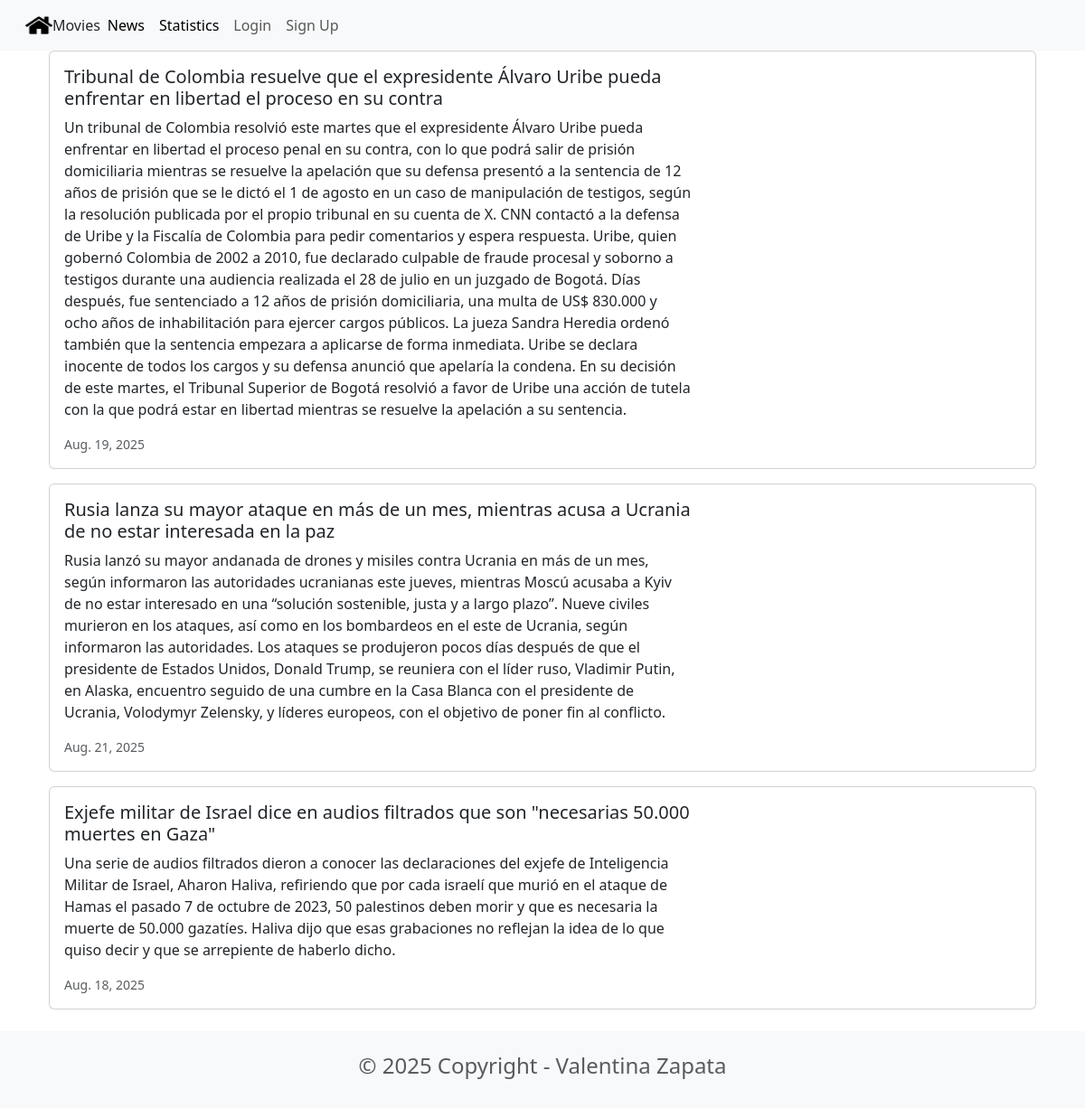
Page /news/ on the committed database.
### news/models.py (models this page shows, shortened)
class News(models.Model):
    headline = models.CharField(max_length=200)
    body = models.TextField()
    date = models.DateField()

### news/views.py (the view)
# urls.py: path('news/', include('news.urls')),
def news(request):
    newss = News.objects.all().order_by('-headline')
    return render(request, 'news.html', {'newss': newss})

### movie/templates/news.html
{% extends 'base.html' %}
{% block content %}
<div class="container">
    {%for news in newss %}
        <div class="card mb-3">
            <div class="row g-0">
                <div class="col-md-8">
                    <div class="card-body">
                        <h5 class="card-title">{{ news.headline }}</h5>
                        <p class="card-text">{{ news.body }}</p>
                        <p class="card-text"><small class="text-body-secondary">{{ news.date }}</small></p>
                    </div>
                </div>
            </div>
        </div>
    {% endfor %}
</div>
{% endblock content %}

### rows in the picture
News: headline "Tribunal de Colombia resuelve que el expresidente Álvaro Uribe pueda enfrentar en libertad el proceso en su contra", body "Un tribunal de Colombia resolvió este martes que el expresidente Álvaro Uribe pueda enfrentar en libertad el proceso penal en su contra, con lo que podrá salir de prisión domiciliaria mientras se resuelve la apelación que su defensa presentó a la sentencia de 12 años de prisión que se le dictó el 1 de agosto en un caso de manipulación de testigos, según la resolución publicada por el propio tribunal en su cuenta de X. CNN contactó a la defensa de Uribe y la Fiscalía de Colombia para pedir comentarios y espera respuesta. Uribe, quien gobernó Colombia de 2002 a 2010, fue declarado culpable de fraude procesal y soborno a testigos durante una audiencia realizada el 28 de julio en un juzgado de…", date "Aug. 19, 2025"
News: headline "Rusia lanza su mayor ataque en más de un mes, mientras acusa a Ucrania de no estar interesada en la paz", body "Rusia lanzó su mayor andanada de drones y misiles contra Ucrania en más de un mes, según informaron las autoridades ucranianas este jueves, mientras Moscú acusaba a Kyiv de no estar interesado en una “solución sostenible, justa y a largo plazo”. Nueve civiles murieron en los ataques, así como en los bombardeos en el este de Ucrania, según informaron las autoridades. Los ataques se produjeron pocos días después de que el presidente de Estados Unidos, Donald Trump, se reuniera con el líder ruso, Vladimir Putin, en Alaska, encuentro seguido de una cumbre en la Casa Blanca con el presidente de Ucrania, Volodymyr Zelensky, y líderes europeos, con el objetivo de poner fin al conflicto.", date "Aug. 21, 2025"
News: headline "Exjefe militar de Israel dice en audios filtrados que son \"necesarias 50.000 muertes en Gaza\"", body "Una serie de audios filtrados dieron a conocer las declaraciones del exjefe de Inteligencia Militar de Israel, Aharon Haliva, refiriendo que por cada israelí que murió en el ataque de Hamas el pasado 7 de octubre de 2023, 50 palestinos deben morir y que es necesaria la muerte de 50.000 gazatíes. Haliva dijo que esas grabaciones no reflejan la idea de lo que quiso decir y que se arrepiente de haberlo dicho.", date "Aug. 18, 2025"
